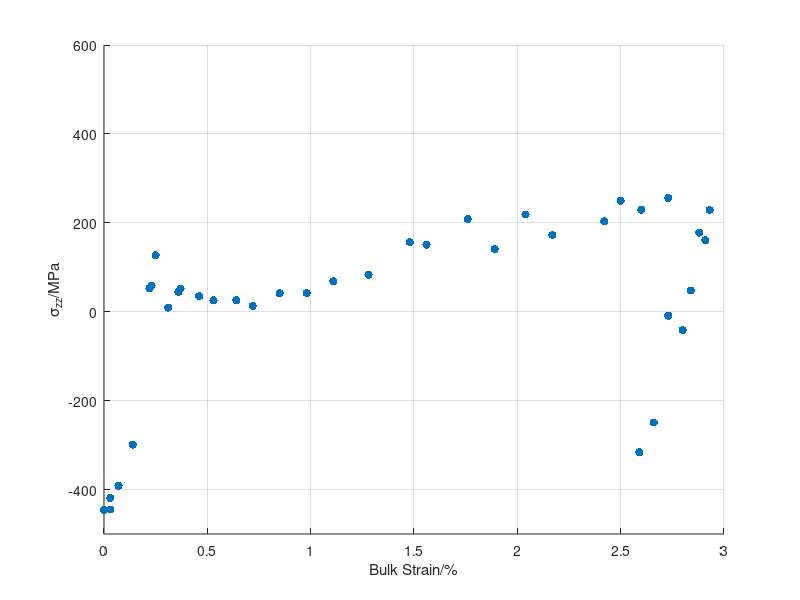

This figure's MATLAB source:
clc
%clear
close all
%D=xlsread('Layer01SigmaZZGrain12.xlsx');

load('L2ParentL3GrainEuclid.mat')
load('Layer3FilesGrainInfo.mat')
load('ID1StrainInfo.mat')
load('S.mat')
%%
L=length(GrainNum);
STens=zeros(L,6);
for i=1:L
    if GrainNum(i)~=0
    STens(i,:)=GrainInfo{i}(GrainNum(i),4:9);
    else
        STens(i,:)=zeros(1,6);
    end
end
%%
Strain=ID1StrainInfo(:,2);

%%Plotting the Stress
%{
Strain(14)=[];
STens(14,:)=[];
%}
figure
scatter(Strain,STens(:,3),'bo','filled')

xlabel('Bulk Strain/%')
ylabel('{\sigma_{zz}}/MPa')
ylim([-500,600])
%title('Layer11:Resolved shear stress Evolution')
grid on

print('-f1','Layer2SigmaZZPlotNoTitle','-dpdf')

%GrainInfo(cellfun('isempty', GrainInfo)) = [];
